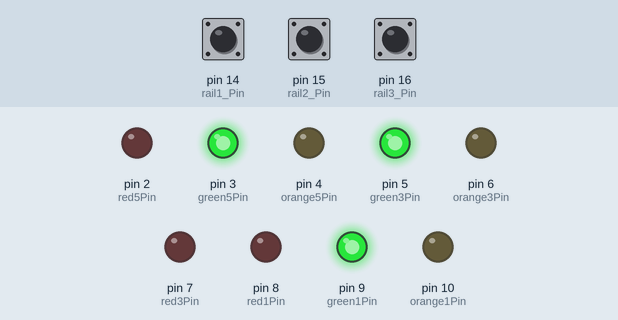
Simulated run of this sketch. Board: Arduino Uno, built with avr-gcc and run on an emulated ATmega328P. Shown: output pins drawn as LEDs (lit = HIGH). The inputs (shaded band) are chosen by the test bench; at power-on: pin 14 (rail1_Pin) HIGH, pin 15 (rail2_Pin) HIGH, pin 16 (rail3_Pin) HIGH.

Above: at 1.2 s.
1.3 s: pin 14 (rail1_Pin) pulled LOW for 0.15 s
At 1.4 s:
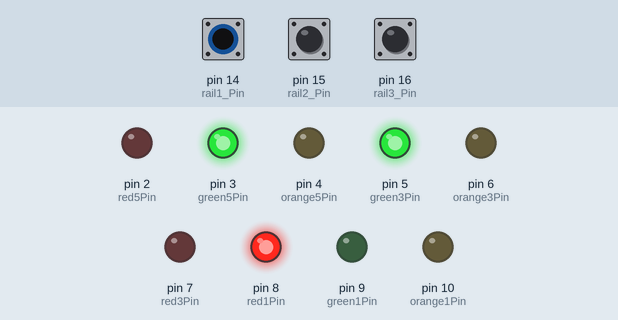
3.0 s: pin 15 (rail2_Pin) pulled LOW for 0.15 s
At 3.1 s:
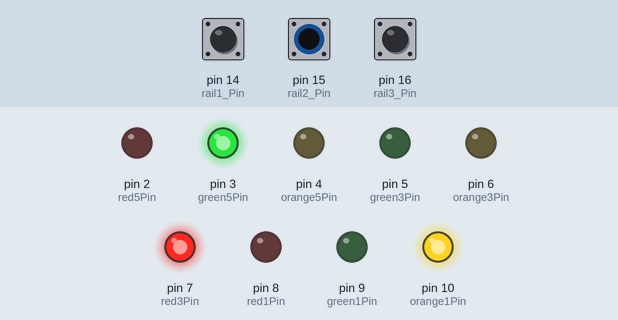
4.7 s: pin 16 (rail3_Pin) pulled LOW for 0.15 s
At 4.8 s:
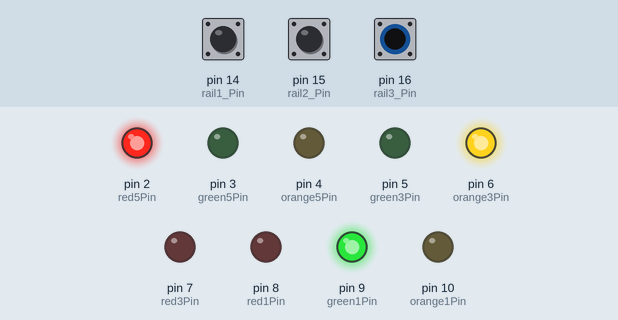
6.4 s: pin 16 (rail3_Pin) pulled LOW for 3.2 s
At 10.7 s:
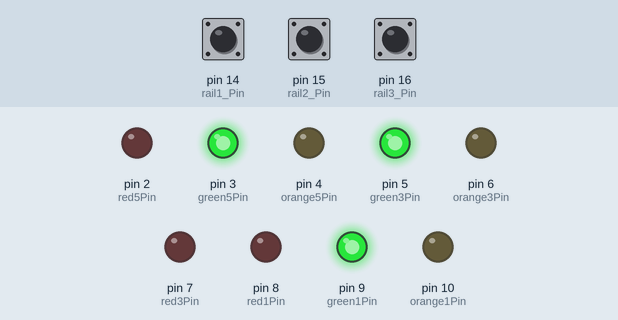
11.1 s: pin 14 (rail1_Pin) pulled LOW for 3.2 s
At 11.9 s:
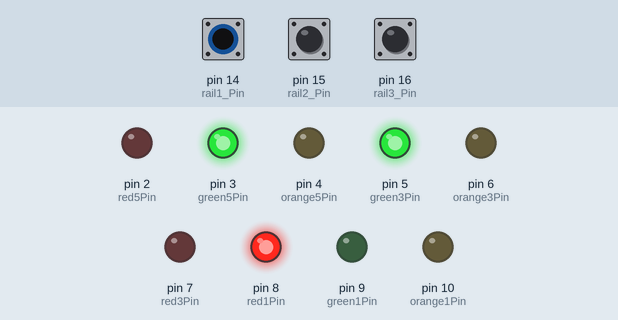
15.8 s: pin 14 (rail1_Pin) driven LOW and pin 15 (rail2_Pin) driven LOW
At 16.7 s:
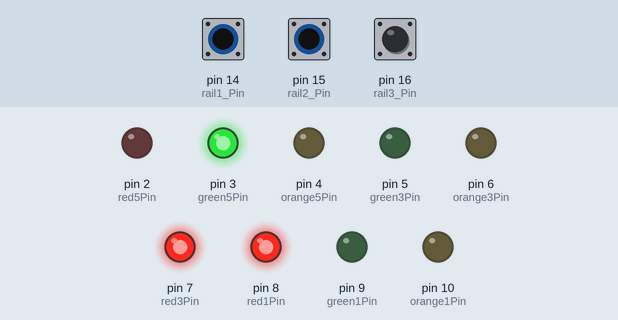
Timing chart, 0 to 18.3 s (numbered marks = the images above; inputs shaded):
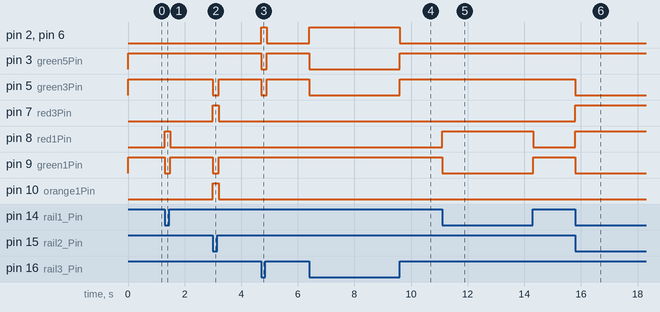

The sketch:

main.ino
```cpp
 int red5Pin = 2;
 int green5Pin = 3;
 int orange5Pin = 4;

 int red3Pin = 7;
 int green3Pin = 5;
 int orange3Pin = 6;

 int red1Pin = 8;
 int green1Pin = 9;
 int orange1Pin = 10;


 int rail1_Pin = 14;
 int rail2_Pin = 15;
 int rail3_Pin = 16;

 int rail1 = 0;
 int rail2 = 0;
 int rail3 = 0;
void setup() {

pinMode(rail1_Pin,INPUT_PULLUP);
pinMode(rail2_Pin,INPUT_PULLUP);
pinMode(rail3_Pin,INPUT_PULLUP);

pinMode(red5Pin,OUTPUT);
pinMode(green5Pin,OUTPUT);
pinMode(orange5Pin,OUTPUT);

pinMode(red3Pin,OUTPUT);
pinMode(green3Pin,OUTPUT);
pinMode(orange3Pin,OUTPUT);

pinMode(red1Pin,OUTPUT);
pinMode(green1Pin,OUTPUT);
pinMode(orange1Pin,OUTPUT);


Serial.begin(9600);
}

void loop() { //başlanğıc
//blok sahələrin oxunması
int rail1 = !digitalRead(rail1_Pin);
int rail2 = !digitalRead(rail2_Pin);
int rail3 = !digitalRead(rail3_Pin);
//alqoritmlərin yazılması
if(rail1 == 0 && rail2 == 0 && rail3 == 0) {

  digitalWrite(green1Pin,HIGH);
  digitalWrite(orange1Pin,LOW);
  digitalWrite(red1Pin,LOW);

  digitalWrite(green3Pin,HIGH);
  digitalWrite(orange3Pin,LOW);
  digitalWrite(red3Pin,LOW);

  digitalWrite(red5Pin,LOW);
  digitalWrite(green5Pin,HIGH);
  digitalWrite(orange5Pin,LOW);

}else if(rail1 == 1 && rail2 == 0 && rail3 == 0) {

  digitalWrite(green1Pin,LOW);
  digitalWrite(orange1Pin,LOW);
  digitalWrite(red1Pin,HIGH);

  digitalWrite(green3Pin,HIGH);
  digitalWrite(orange3Pin,LOW);
  digitalWrite(red3Pin,LOW);

  digitalWrite(red5Pin,LOW);
  digitalWrite(green5Pin,HIGH);
  digitalWrite(orange5Pin,LOW);

}else if(rail1 == 0 && rail2 == 1 && rail3 == 0) {

  digitalWrite(green1Pin,LOW);
  digitalWrite(orange1Pin,HIGH);
  digitalWrite(red1Pin,LOW);

  digitalWrite(green3Pin,LOW);
  digitalWrite(orange3Pin,LOW);
  digitalWrite(red3Pin,HIGH);

  digitalWrite(red5Pin,LOW);
  digitalWrite(green5Pin,HIGH);
  digitalWrite(orange5Pin,LOW);

}else if(rail1 == 0 && rail2 == 0 && rail3 == 1) {

  digitalWrite(green1Pin,HIGH);
  digitalWrite(orange1Pin,LOW);
  digitalWrite(red1Pin,LOW);

  digitalWrite(green3Pin,LOW);
  digitalWrite(orange3Pin,HIGH);
  digitalWrite(red3Pin,LOW);

  digitalWrite(red5Pin,HIGH);
  digitalWrite(green5Pin,LOW);
  digitalWrite(orange5Pin,LOW);

}else if(rail1 == 1 && rail2 == 1 && rail3 == 0) {

  digitalWrite(green1Pin,LOW);
  digitalWrite(orange1Pin,LOW);
  digitalWrite(red1Pin,HIGH);

  digitalWrite(green3Pin,LOW);
  digitalWrite(orange3Pin,LOW);
  digitalWrite(red3Pin,HIGH);

  digitalWrite(red5Pin,LOW);
  digitalWrite(green5Pin,HIGH);
  digitalWrite(orange5Pin,LOW);

}else if(rail1 == 1 && rail2 == 0 && rail3 == 1) {

  digitalWrite(green1Pin,LOW);
  digitalWrite(orange1Pin,LOW);
  digitalWrite(red1Pin,HIGH);

  digitalWrite(green3Pin,LOW);
  digitalWrite(orange3Pin,HIGH);
  digitalWrite(red3Pin,LOW);

  digitalWrite(red5Pin,HIGH);
  digitalWrite(green5Pin,LOW);
  digitalWrite(orange5Pin,LOW);

}else if(rail1 == 0 && rail2 == 1 && rail3 == 1) {

  digitalWrite(green1Pin,LOW);
  digitalWrite(orange1Pin,HIGH);
  digitalWrite(red1Pin,LOW);

  digitalWrite(green3Pin,LOW);
  digitalWrite(orange3Pin,LOW);
  digitalWrite(red3Pin,HIGH);

  digitalWrite(red5Pin,HIGH);
  digitalWrite(green5Pin,LOW);
  digitalWrite(orange5Pin,LOW);

}else if(rail1 == 1 && rail2 == 1 && rail3 == 1) {

  digitalWrite(green1Pin,LOW);
  digitalWrite(orange1Pin,LOW);
  digitalWrite(red1Pin,HIGH);

  digitalWrite(green3Pin,LOW);
  digitalWrite(orange3Pin,LOW);
  digitalWrite(red3Pin,HIGH);

  digitalWrite(red5Pin,HIGH);
  digitalWrite(green5Pin,LOW);
  digitalWrite(orange5Pin,LOW);
}
delay(100);
}
```

Measured:
- after the input at 1.3 s, pin 8 (red1Pin): LOW → HIGH at once, → LOW 0.20 s later; pin 9 (green1Pin): HIGH → LOW at once, → HIGH 0.20 s later
- after the input at 3.0 s, pin 5 (green3Pin), pin 9 (green1Pin): HIGH → LOW at once, → HIGH 0.20 s later; pin 7 (red3Pin), pin 10 (orange1Pin): LOW → HIGH at once, → LOW 0.20 s later
- after the input at 4.7 s, pin 2 (red5Pin), pin 6 (orange3Pin): LOW → HIGH at once, → LOW 0.20 s later; pin 3 (green5Pin), pin 5 (green3Pin): HIGH → LOW at once, → HIGH 0.20 s later
- after the input at 6.4 s, pin 2 (red5Pin), pin 6 (orange3Pin): LOW → HIGH at once, → LOW 3.2 s later; pin 3 (green5Pin), pin 5 (green3Pin): HIGH → LOW at once, → HIGH 3.2 s later
- after the input at 11.1 s, pin 8 (red1Pin): LOW → HIGH at once, → LOW 3.2 s later; pin 9 (green1Pin): HIGH → LOW at once, → HIGH 3.2 s later
- after the input at 15.8 s, pin 5 (green3Pin), pin 9 (green1Pin): HIGH → LOW at once; pin 7 (red3Pin), pin 8 (red1Pin): LOW → HIGH at once
